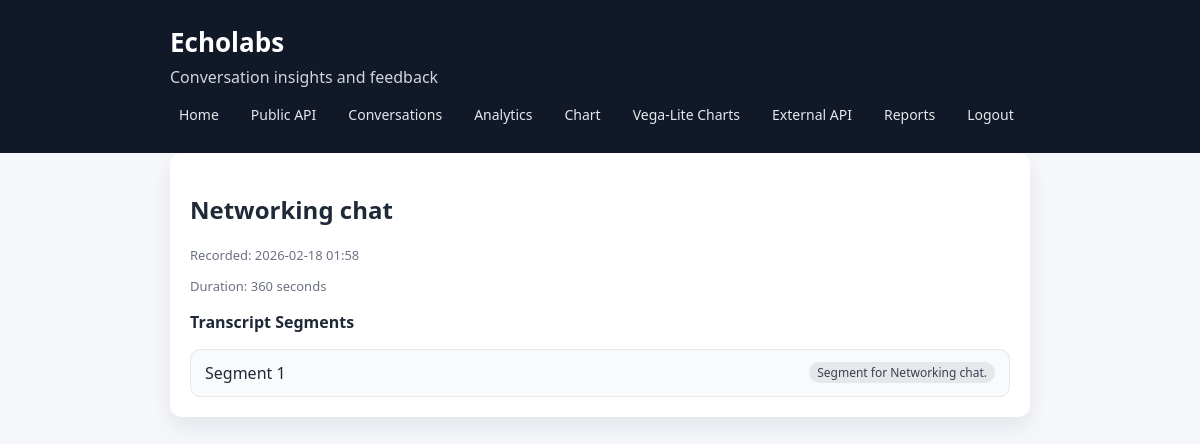
/conversations/35/ (signed in), run on the app's committed database.
### conversations/models.py (models this page shows, shortened)
class Conversation(models.Model):
    user = models.ForeignKey(
        settings.AUTH_USER_MODEL,
        on_delete=models.CASCADE,
        related_name="conversations",
    )
    title = models.CharField(max_length=200)
    recorded_at = models.DateTimeField()
    duration_seconds = models.PositiveIntegerField(null=True, blank=True)
    created_at = models.DateTimeField(auto_now_add=True)
    class Meta:
        ordering = ["-recorded_at"]

class TranscriptSegment(models.Model):
    conversation = models.ForeignKey(
        Conversation,
        on_delete=models.CASCADE,
        related_name="segments",
    )
    text = models.TextField()
    segment_order = models.PositiveIntegerField()
    created_at = models.DateTimeField(auto_now_add=True)
    class Meta:
        ordering = ["conversation", "segment_order"]
        constraints = [
            models.UniqueConstraint(
                fields=["conversation", "segment_order"],
                name="unique_segment_order_per_conversation",
            )
        ]

### conversations/views.py (the view)
# urls.py: path("<int:pk>/", ConversationDetailView.as_view(), name="conversation_detail"),
class ConversationDetailView(LoginRequiredMixin, DetailView):
    model = Conversation
    template_name = "conversations/conversation_detail.html"
    context_object_name = "conversation"

### conversations/templates/conversations/conversation_detail.html
{% extends "base.html" %}
{% block content %}
    <div class="card">
        <h2>{{ conversation.title }}</h2>
        <p class="meta">
            Recorded: {{ conversation.recorded_at|date:"Y-m-d H:i" }}
        </p>
        <p class="meta">
            Duration: {{ conversation.duration_seconds|default:"N/A" }} seconds
        </p>
        <h3>Transcript Segments</h3>
        <ul class="list">
            {% for segment in conversation.segments.all %}
                <li class="list-item">
                    <span>Segment {{ segment.segment_order }}</span>
                    <span class="badge">{{ segment.text|truncatechars:40 }}</span>
                </li>
            {% empty %}
                <li class="list-item empty">No segments yet.</li>
            {% endfor %}
        </ul>
    </div>
{% endblock %}

### static/css/styles.css (style rules this page uses)
:root { color-scheme: light; }
* { box-sizing: border-box; }
body { margin: 0; font-family: "Segoe UI", Arial, sans-serif; color: #1f2937; background: #f5f7fb; }
.card { background: #ffffff; border-radius: 12px; padding: 20px; box-shadow: 0 10px 20px rgba(15, 23, 42, 0.08); }
.list { list-style: none; padding: 0; margin: 16px 0 0; display: grid; gap: 10px; }
.list-item { display: flex; justify-content: space-between; align-items: center; padding: 12px 14px; border: 1px solid #e5e7eb; border-radius: 10px; background: #f9fafb; }
.meta { color: #6b7280; font-size: 13px; }
.badge { display: inline-block; padding: 2px 8px; border-radius: 999px; background: #e5e7eb; color: #374151; font-size: 12px; margin-left: 8px; }
.card h3 { margin: 20px 0 8px; font-size: 16px; }
.card h3:first-of-type { margin-top: 16px; }

### data on the page
Conversation: title "Networking chat", recorded_at "2026-02-18 01:58", duration_seconds "360"
TranscriptSegment: segment_order "1", text "Segment for Networking chat."
